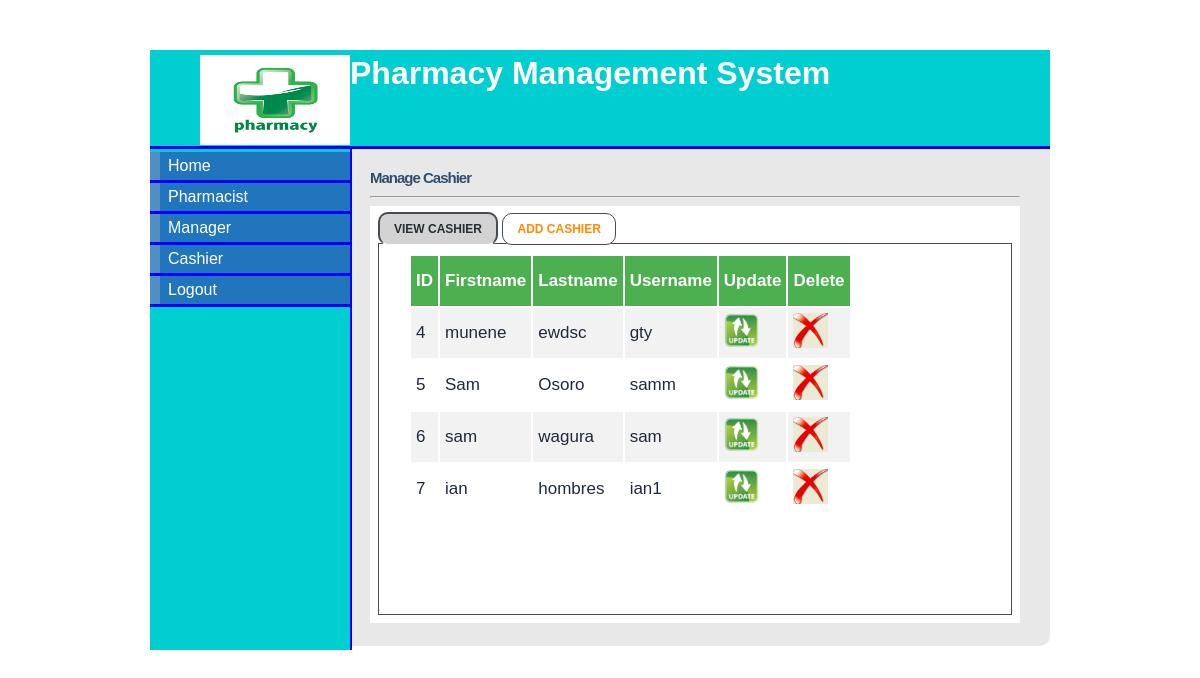
The page /admin_cashier.php (signed in) on the database its author committed.
### tables this page shows
CREATE TABLE `cashier` (
  `cashier_id` tinyint(5) NOT NULL,
  `first_name` varchar(15) NOT NULL,
  `last_name` varchar(15) NOT NULL,
  `staff_id` varchar(10) NOT NULL,
  `postal_address` varchar(20) NOT NULL,
  `phone` varchar(12) NOT NULL,
  `email` varchar(20) NOT NULL,
  `username` varchar(10) NOT NULL,
  `password` varchar(10) NOT NULL,
  `date` datetime NOT NULL
);

### admin_cashier.php (the view, shortened to what this page needs)
<!DOCTYPE html>
<html>
<head>
<link rel="stylesheet" type="text/css" href="style/mystyle.css">
	<link rel="stylesheet" type="text/css" href="style/form.css">
<link rel="stylesheet" href="style/style.css" type="text/css" media="screen" />
<link rel="stylesheet" href="style/table1.css" type="text/css" media="screen" />
</head>
<body>
<div id="content">
<div id="header">
<h1><a href="#"><img src="images/hd_logo.jpg" class="img"></a> Pharmacy Management System</h1></div>
<div id="left_column">
<div id="button">
<ul>
			<li><a href="admin.php">Home</a></li>
			<li><a href="admin_pharmacist.php">Pharmacist</a></li>
			<li><a href="admin_manager.php">Manager</a></li>
			<li><a href="admin_cashier.php">Cashier</a></li>
			<li><a href="logout.php">Logout</a></li>
		</ul>
</div>
		</div>
<div id="main">
<div id="tabbed_box" class="tabbed_box">
    <h4>Manage Cashier</h4>
<hr/>
    <div class="tabbed_area">
        <ul class="tabs">
            <li><a href="javascript:tabSwitch('tab_1', 'content_1');" id="tab_1" class="active">VIEW CASHIER</a></li>
            <li><a href="javascript:tabSwitch('tab_2', 'content_2');" id="tab_2">ADD CASHIER</a></li>
        </ul>
        <div id="content_1" class="content">
		<?php echo $message;
        include_once('connect_db.php');
        $result = mysqli_query($conn, "SELECT * FROM cashier")
                or die(mysqli_error());
        echo "<table border='0' cellpadding='5' align='center'>";
        echo "<tr> <th>ID</th><th>Firstname </th> <th>Lastname </th> <th>Username </th><th>Update </th><th>Delete</th></tr>";
        while($row = mysqli_fetch_array($result )) {
                echo "<tr>";
                echo '<td>' . $row['cashier_id'] . '</td>';
                echo '<td>' . $row['first_name'] . '</td>';
				echo '<td>' . $row['last_name'] . '</td>';
				echo '<td>' . $row['username'] . '</td>';
				?>
				<td><a href="update_cashier.php?id=<?php echo $row['cashier_id']?>"><img src="images/update-icon.png" width="35" height="35" border="0" /></a></td>
				<td><a href="delete_cashier.php?cashier_id=<?php echo $row['cashier_id']?>"><img src="images/delete-icon.jpg" width="35" height="35" border="0" /></a></td>
				<?php
		 }
        echo "</table>";
?>
        </div>
    </div>
</div>
</div>
</div>
</body>
</html>

### style/mystyle.css (style rules this page uses)
body { margin-top: 50px; padding-top: 0px; }
#content { margin-left: auto; margin-right: auto; background: #E8E8E8; width: 900px; height: auto; font-family: sans-serif; border-radius: 10px; }
#tab_1,#tab_2,#tab_3,#tab_4 { font-size: 12px; font-family: sans-serif; }
#header { width: 900px; height: 96px; background: #00CED1; border-bottom: solid 3px blue; }
#header h1 { margin: 0px; padding-top: 5px; margin-left: 50px; color: #fff; }
#header .img { float:left; height: 90px; width: 150px; }
#left_column { clear: all; float: left; width: 200px; height: 501px; background: #00CED1; border-right:solid 2px blue; }
#main { clear: all; width: 780px; height: 470px; background: #E8E8E8; }
#button { width: 12.5em; padding: 0 0 1em 0; margin-top: 0.2em; margin-bottom: 1em; font-family: 'Trebuchet MS', 'Lucida Grande', Verdana, Arial, Sans-serif; background: #00CED1; color: #333; }
#button ul { list-style: none; margin: 0; padding: 0; border: none; }
#button li { border-bottom: 3px solid blue; margin: 0; list-style: none; list-style-image: none; }
#button li a { display: block; padding: 5px 5px 5px 0.5em; border-left: 10px solid #508fc4; border-right: 10px solid #2175bc; background-color: #2175bc; color: #fff; text-decoration: none; width: 100%; }
html>body #button li a { width: auto; }

### style/style.css (style rules this page uses)
#tabbed_box { margin: 0px auto 0px 220px; width: 650px; border-radius: 10px; }
.tabbed_box h4 { font-size: 15px; color:#2F4F6F; letter-spacing:-1px; margin-bottom:10px; }
.tabbed_area { border: 0px solid #494e52; background-color: #fff; padding: 8px; }
ul.tabs { margin: 0px; padding: 0px; margin-top: 5px; margin-bottom: 6px; }
ul.tabs li { list-style: none; display: inline; }
ul.tabs li a { background-color:#ffffff; color: darkorange; padding: 8px 14px 8px 14px; text-decoration: none; font-size: 6px; font-family: Verdana, Arial, Helvetica, sans-serif; font-weight: bold; text-transform: uppercase; border: 1px solid #464c54; border-radius: 10px; }
ul.tabs li a.active { background-color:lightgray ; color: #282e32; border: 2px solid #464c54; border-bottom: 1px solid #ffffff; }
.content { background-color: #ffffff; padding: 10px; border: 1px solid #464c54; }

### style/table1.css (style rules this page uses)
table { overflow-y:scroll; height:350px; display:block; margin-top:; background-color: ; font-family: sans-serif; font-size: 17px; color:#202a3a; margin-left: 20px; width: auto; }
th, td { text-align: left; }
tr:nth-child(even) { background-color: #f2f2f2 }
th { background-color: #4CAF50; color: white; height: 40px; }

### admin_cashier.php (style rules this page uses)
#main { height: 477px; }

### rows shown on the page
cashier: cashier_id "4", first_name "munene", last_name "ewdsc", username "gty"
cashier: cashier_id "5", first_name "Sam", last_name "Osoro", username "samm"
cashier: cashier_id "6", first_name "sam", last_name "wagura", username "sam"
cashier: cashier_id "7", first_name "ian", last_name "hombres", username "ian1"
